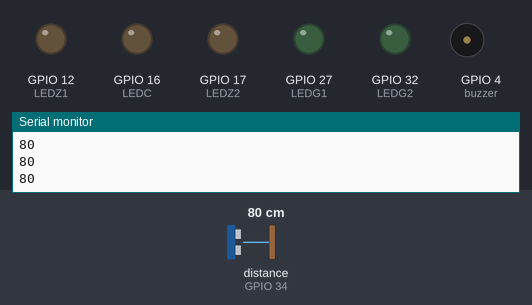
Bench run of a sketch on a simulated ESP32. Shown: output pins drawn as LEDs (lit = HIGH), buzzer (waves = sounding), the last lines printed to the serial monitor. Wiring (inferred from the names in the program): ultrasonic range finder: trigger GPIO 33; echo GPIO 34. Dashed ring = blinking. The inputs (shaded band) are chosen by the test bench; at power-on: distance to the obstacle (sensor on GPIO 34) 80 cm. The echo pulse lasts 58.3 µs per cm; pins used as bus, display or sensor lines are not drawn.

Above: at 1.2 s.
1.3 s: distance to the obstacle (sensor on GPIO 34) set to 9 cm
At 1.5 s:
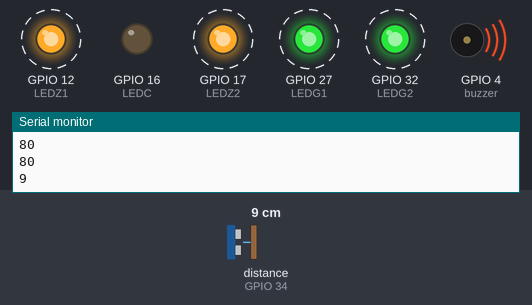
4.3 s: distance to the obstacle (sensor on GPIO 34) set to 7 cm
At 4.6 s:
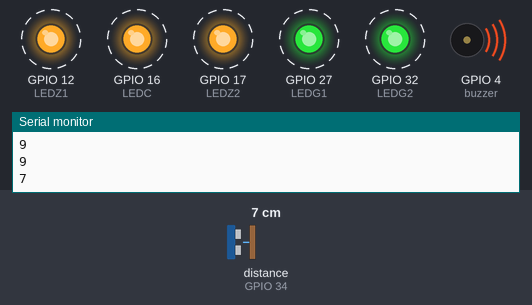
7.3 s: distance to the obstacle (sensor on GPIO 34) set to 18 cm
At 8.1 s:
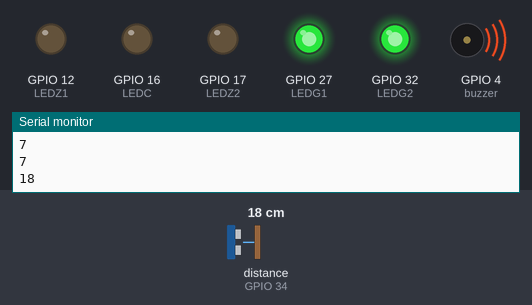
10.3 s: distance to the obstacle (sensor on GPIO 34) set to 15 cm
At 11.7 s:
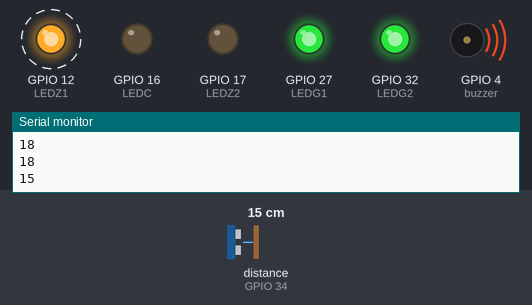
13.3 s: distance to the obstacle (sensor on GPIO 34) set to 11 cm
At 13.91 s:
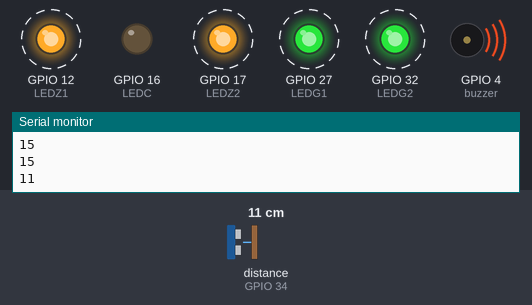
16.3 s: distance to the obstacle (sensor on GPIO 34) set to 19 cm
At 17.7 s:
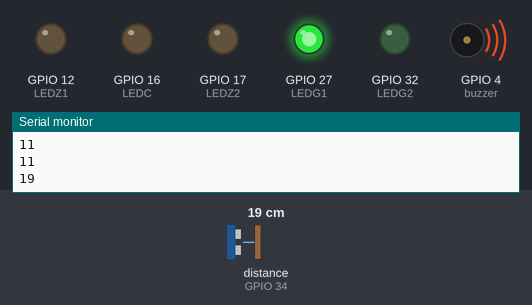
Timing chart, 0 to 20.3 s (numbered marks = the images above; inputs shaded):
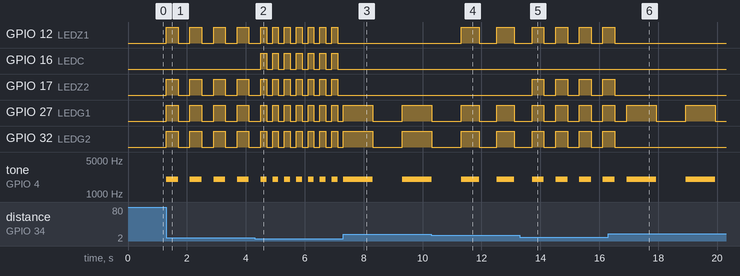

Measured:
- the behaviour switches between 9 and 8 cm on distance to the obstacle (sensor on GPIO 34) (found by bisection; images 1 and 2)
- the behaviour switches between 17 and 16 cm on distance to the obstacle (sensor on GPIO 34) (found by bisection; images 3 and 4)
- the behaviour switches between 13 and 12 cm on distance to the obstacle (sensor on GPIO 34) (found by bisection; images 4 and 5)
- after the input at 1.3 s, GPIO 12 (LEDZ1), GPIO 17 (LEDZ2), GPIO 27 (LEDG1), GPIO 32 (LEDG2): alternates HIGH for 0.40 s and LOW for 0.40 s, starting at once; tone on GPIO 4 (buzzer): alternates 2000 Hz for 0.40 s and silent for 0.40 s, starting at once
- after the input at 4.3 s, GPIO 12 (LEDZ1), GPIO 17 (LEDZ2), GPIO 27 (LEDG1), GPIO 32 (LEDG2): alternates HIGH for 0.20 s and LOW for 0.20 s, starting after 0.41 s; GPIO 16 (LEDC): alternates HIGH for 0.20 s and LOW for 0.20 s, starting after 0.21 s; tone on GPIO 4 (buzzer): alternates 2000 Hz for 0.20 s and silent for 0.20 s, starting after 0.41 s
- after the input at 7.3 s, GPIO 12 (LEDZ1), GPIO 16 (LEDC), GPIO 17 (LEDZ2): stops changing and stays LOW
- after the input at 10.3 s, GPIO 12 (LEDZ1): alternates HIGH for 0.60 s and LOW for 0.60 s, starting after 1.0 s
- after the input at 13.3 s, GPIO 12 (LEDZ1), GPIO 27 (LEDG1), GPIO 32 (LEDG2): alternates HIGH for 0.40 s and LOW for 0.40 s, starting after 0.82 s; GPIO 17 (LEDZ2): alternates HIGH for 0.40 s and LOW for 0.40 s, starting after 0.42 s; tone on GPIO 4 (buzzer): alternates 2000 Hz for 0.40 s and silent for 0.40 s, starting after 0.82 s
- after the input at 16.3 s, GPIO 12 (LEDZ1), GPIO 17 (LEDZ2), GPIO 32 (LEDG2): goes on until 16.5 s, then stays LOW

The sketch:

EKP_projekt_Novotny.ino.ino
```cpp
#define PIN_TRIG 33
#define PIN_ECHO 34
#define LEDC 16
#define LEDZ2 17
#define LEDZ1 12
#define LEDG1 27
#define LEDG2 32
#define buzzer 4


void setup() {
  Serial.begin(115200);
  pinMode(PIN_TRIG, OUTPUT);
  pinMode(PIN_ECHO, INPUT);
  pinMode(LEDC, OUTPUT);
  pinMode(LEDZ2, OUTPUT);
  pinMode(LEDZ1, OUTPUT);
  pinMode(LEDG2, OUTPUT);
  pinMode(LEDG1, OUTPUT);
  pinMode(buzzer, OUTPUT);
}

void loop() {
  float fastener;
  digitalWrite(PIN_TRIG, HIGH);
  delayMicroseconds(10);
  digitalWrite(PIN_TRIG, LOW);

  int duration = pulseIn(PIN_ECHO, HIGH);
  int distance = duration/58;
  Serial.println(distance);

  if(distance > 18 && distance < 20){
    fastener = 1;
    tone(buzzer, 2000, 1000*fastener);
    digitalWrite(LEDG1, HIGH);
    delay(1000*fastener);
  }
  else if(distance > 16 && distance <= 18){
    fastener = 1;
    tone(buzzer, 2000, 1000*fastener);
    digitalWrite(LEDG1, HIGH);
    digitalWrite(LEDG2, HIGH);
    delay(1000*fastener);
  }
  else if(distance > 12 && distance <= 16){
    fastener = 0.6;
    tone(buzzer, 2000, 1000*fastener);
    digitalWrite(LEDG1, HIGH);
    digitalWrite(LEDG2, HIGH);
    digitalWrite(LEDZ1, HIGH);
    delay(1000*fastener);
  }
  else if(distance > 8 && distance <= 12){
    fastener = 0.4;
    tone(buzzer, 2000, 1000*fastener);
    digitalWrite(LEDG1, HIGH);
    digitalWrite(LEDG2, HIGH);
    digitalWrite(LEDZ1, HIGH);
    digitalWrite(LEDZ2, HIGH);
    delay(1000*fastener);
  }
  else if(distance > 4 && distance <= 8){
    fastener = 0.2;
    tone(buzzer, 2000, 1000*fastener);
    digitalWrite(LEDG1, HIGH);
    digitalWrite(LEDG2, HIGH);
    digitalWrite(LEDZ1, HIGH);
    digitalWrite(LEDZ2, HIGH);
    digitalWrite(LEDC, HIGH);
    delay(1000*fastener);
  }
  else if(distance < 4){
    fastener = 0.2;
    tone(buzzer, 2000, 0);
    digitalWrite(LEDG1, HIGH);
    digitalWrite(LEDG2, HIGH);
    digitalWrite(LEDZ1, HIGH);
    digitalWrite(LEDZ2, HIGH);
    digitalWrite(LEDC, HIGH);
    delay(1000*fastener);
  }


  if(distance > 4){
  digitalWrite(LEDG1, LOW);
  digitalWrite(LEDG2, LOW);
  digitalWrite(LEDZ1, LOW);
  digitalWrite(LEDZ2, LOW);
  digitalWrite(LEDC, LOW);
  }
  delay(1000*fastener);
}
```
